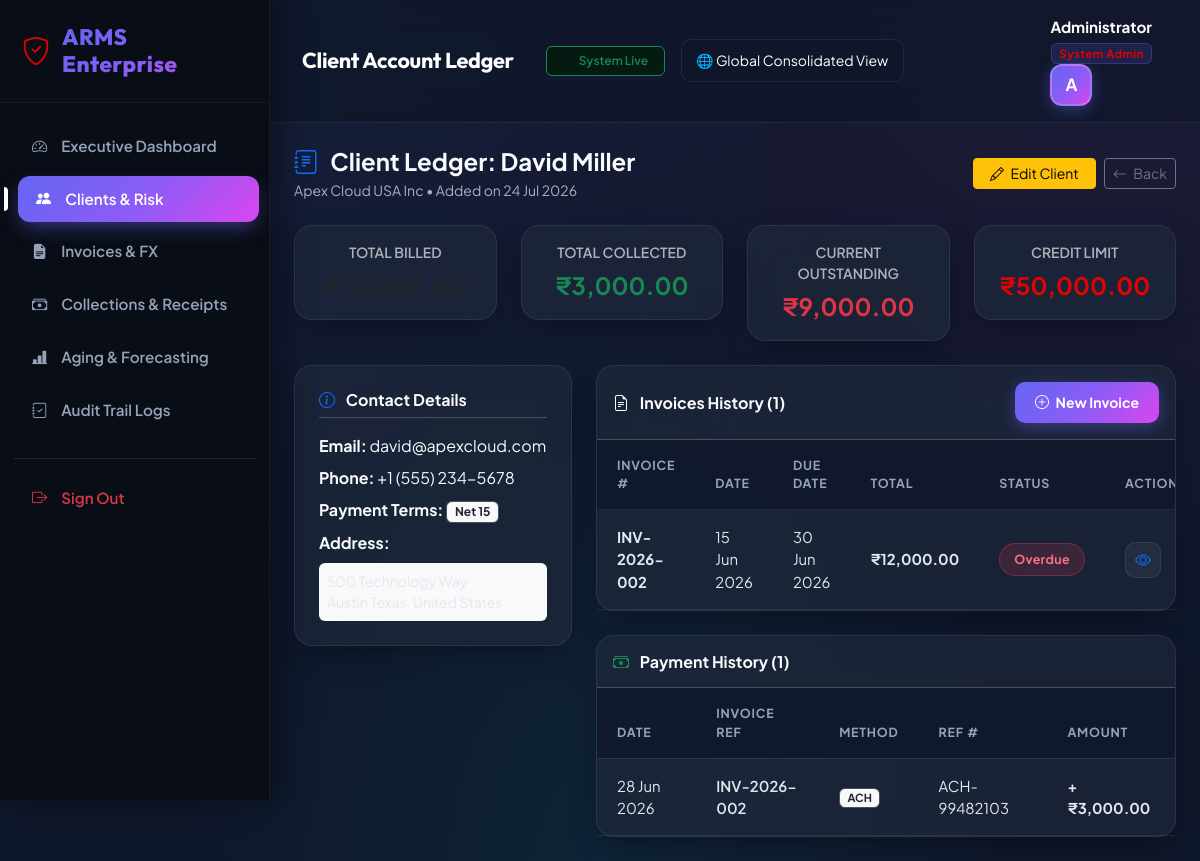
Page /customers/view.php?id=2 (signed in) on the committed database.
### tables this page shows
CREATE TABLE customers (
    customer_id INT AUTO_INCREMENT PRIMARY KEY,
    entity_id INT NOT NULL DEFAULT 1,
    customer_name VARCHAR(100) NOT NULL,
    company_name VARCHAR(150),
    email VARCHAR(100),
    phone VARCHAR(20),
    address TEXT,
    city VARCHAR(100),
    state VARCHAR(100),
    country VARCHAR(100),
    currency_code VARCHAR(10) DEFAULT 'INR',
    credit_limit DECIMAL(12,2) DEFAULT 100000.00,
    payment_terms VARCHAR(50) DEFAULT 'Net 30',
    risk_level ENUM('Low','Medium','High') DEFAULT 'Low',
    credit_hold TINYINT(1) DEFAULT 0,  
    created_at TIMESTAMP DEFAULT CURRENT_TIMESTAMP,
    FOREIGN KEY (entity_id) REFERENCES entities(entity_id) ON DELETE CASCADE
);

CREATE TABLE invoices (
    invoice_id INT AUTO_INCREMENT PRIMARY KEY,
    entity_id INT NOT NULL DEFAULT 1,
    customer_id INT NOT NULL,
    invoice_number VARCHAR(50) UNIQUE NOT NULL,
    invoice_date DATE NOT NULL,
    due_date DATE NOT NULL,
    currency_code VARCHAR(10) DEFAULT 'INR',
    fx_rate DECIMAL(10,4) DEFAULT 1.0000,  
    subtotal DECIMAL(12,2) NOT NULL DEFAULT 0.00,
    tax_amount DECIMAL(12,2) NOT NULL DEFAULT 0.00,
    total_amount DECIMAL(12,2) NOT NULL DEFAULT 0.00,
    paid_amount DECIMAL(12,2) NOT NULL DEFAULT 0.00,
    late_fee DECIMAL(12,2) NOT NULL DEFAULT 0.00,
    status ENUM('Pending','Partially Paid','Paid','Overdue') DEFAULT 'Pending',
    notes TEXT,
    created_at TIMESTAMP DEFAULT CURRENT_TIMESTAMP,
    FOREIGN KEY(entity_id) REFERENCES entities(entity_id) ON DELETE CASCADE,
    FOREIGN KEY(customer_id) REFERENCES customers(customer_id) ON DELETE CASCADE
);

CREATE TABLE payments (
    payment_id INT AUTO_INCREMENT PRIMARY KEY,
    invoice_id INT NOT NULL,
    payment_date DATE NOT NULL,
    amount DECIMAL(12,2) NOT NULL,
    currency_code VARCHAR(10) DEFAULT 'INR',
    fx_rate DECIMAL(10,4) DEFAULT 1.0000,
    payment_method ENUM('Wire Transfer','ACH','Credit Card','UPI','Cheque') DEFAULT 'Wire Transfer',
    reference_no VARCHAR(100),
    remarks TEXT,
    created_at TIMESTAMP DEFAULT CURRENT_TIMESTAMP,
    FOREIGN KEY (invoice_id) REFERENCES invoices(invoice_id) ON DELETE CASCADE
);

### customers/view.php (the view, shortened to what this page needs)
<?php
require_once "../config/database.php";
$id = intval($_GET['id'] ?? 0);
try {
    $stmt = $conn->prepare("SELECT * FROM customers WHERE customer_id = ?");
    $stmt->execute([$id]);
    $customer = $stmt->fetch(PDO::FETCH_ASSOC);
    $inv_stmt = $conn->prepare("
        SELECT * FROM invoices
        WHERE customer_id = ?
        ORDER BY invoice_id DESC
    ");
    $inv_stmt->execute([$id]);
    $invoices = $inv_stmt->fetchAll(PDO::FETCH_ASSOC);
    $pay_stmt = $conn->prepare("
        SELECT p.*, i.invoice_number
        FROM payments p
        JOIN invoices i ON p.invoice_id = i.invoice_id
        WHERE i.customer_id = ?
        ORDER BY p.payment_id DESC
    ");
    $pay_stmt->execute([$id]);
    $payments = $pay_stmt->fetchAll(PDO::FETCH_ASSOC);
    $total_billed = 0;
    $total_paid = 0;
    foreach ($invoices as $inv) {
        $total_billed += $inv['total_amount'];
        $total_paid += $inv['paid_amount'];
    }
    $balance_due = max(0, $total_billed - $total_paid);
} catch (PDOException $e) {
    die("Database Error: " . $e->getMessage());
}
include "../includes/header.php";
include "../includes/sidebar.php";
?>
<div class="content">
    <?php include "../includes/navbar.php"; ?>
    <div class="container-fluid p-4">
        <div class="d-flex justify-content-between align-items-center mb-4">
            <div>
                <h4 class="fw-bold mb-1"><i class="bi bi-journal-text text-primary me-2"></i> Client Ledger: <?= htmlspecialchars($customer['customer_name']) ?></h4>
                <p class="text-muted small mb-0"><?= htmlspecialchars($customer['company_name'] ?: 'Individual Client') ?> &bull; Added on <?= date('d M Y', strtotime($customer['created_at'])) ?></p>
            </div>
            <div class="d-flex gap-2">
                <a href="edit.php?id=<?= $id ?>" class="btn btn-warning btn-sm px-3"><i class="bi bi-pencil me-1"></i> Edit Client</a>
                <a href="index.php" class="btn btn-outline-secondary btn-sm"><i class="bi bi-arrow-left me-1"></i> Back</a>
            </div>
        </div>
        <div class="row g-4 mb-4">
            <div class="col-md-3">
                <div class="card-custom p-3 text-center">
                    <div class="small text-muted fw-semibold">TOTAL BILLED</div>
                    <div class="fs-4 fw-bold text-dark mt-1">₹<?= number_format($total_billed, 2) ?></div>
                </div>
            </div>
            <div class="col-md-3">
                <div class="card-custom p-3 text-center">
                    <div class="small text-muted fw-semibold">TOTAL COLLECTED</div>
                    <div class="fs-4 fw-bold text-success mt-1">₹<?= number_format($total_paid, 2) ?></div>
                </div>
            </div>
            <div class="col-md-3">
                <div class="card-custom p-3 text-center">
                    <div class="small text-muted fw-semibold">CURRENT OUTSTANDING</div>
                    <div class="fs-4 fw-bold <?= $balance_due > 0 ? 'text-danger' : 'text-success' ?> mt-1">₹<?= number_format($balance_due, 2) ?></div>
                </div>
            </div>
            <div class="col-md-3">
                <div class="card-custom p-3 text-center">
                    <div class="small text-muted fw-semibold">CREDIT LIMIT</div>
                    <div class="fs-4 fw-bold text-indigo mt-1">₹<?= number_format($customer['credit_limit'] ?? 50000, 2) ?></div>
                </div>
            </div>
        </div>
        <div class="row g-4">
            <div class="col-lg-4">
                <div class="card-custom p-4">
                    <h6 class="fw-bold border-bottom pb-2 mb-3"><i class="bi bi-info-circle text-primary me-2"></i> Contact Details</h6>
                    <div class="mb-2"><strong>Email:</strong> <?= htmlspecialchars($customer['email'] ?: 'N/A') ?></div>
                    <div class="mb-2"><strong>Phone:</strong> <?= htmlspecialchars($customer['phone'] ?: 'N/A') ?></div>
                    <div class="mb-2"><strong>Payment Terms:</strong> <span class="badge bg-light text-dark border"><?= htmlspecialchars($customer['payment_terms'] ?? 'Net 30') ?></span></div>
                    <div class="mb-2"><strong>Address:</strong></div>
                    <div class="text-muted small bg-light p-2 rounded">
                        <?= nl2br(htmlspecialchars($customer['address'] ?: 'No address specified')) ?><br>
                    </div>
                </div>
            </div>
            <div class="col-lg-8">
                <div class="card-custom">
                    <div class="p-3 border-bottom d-flex justify-content-between align-items-center">
                        <h6 class="fw-bold mb-0"><i class="bi bi-file-earmark-text me-2"></i> Invoices History (<?= count($invoices) ?>)</h6>
                        <a href="../invoices/add.php?customer_id=<?= $id ?>" class="btn btn-primary btn-sm"><i class="bi bi-plus-circle me-1"></i> New Invoice</a>
                    </div>
                    <div class="table-responsive">
                        <table class="table table-custom mb-0">
                            <thead>
                                <tr>
                                    <th>Invoice #</th>
                                    <th>Date</th>
                                    <th>Due Date</th>
                                    <th>Total</th>
                                    <th>Status</th>
                                    <th>Action</th>
                                </tr>
                            </thead>
                            <tbody>
                                <?php if (count($invoices) > 0): ?>
                                    <?php foreach ($invoices as $inv):
                                        $badge_class = 'badge-pending';
                                        if ($inv['status'] === 'Paid') $badge_class = 'badge-paid';
                                        elseif ($inv['status'] === 'Partially Paid') $badge_class = 'badge-partial';
                                        elseif ($inv['status'] === 'Overdue' || ($inv['due_date'] < date('Y-m-d') && $inv['status'] !== 'Paid')) $badge_class = 'badge-overdue';
                                    ?>
                                        <tr>
                                            <td class="fw-bold text-indigo"><?= htmlspecialchars($inv['invoice_number']) ?></td>
                                            <td class="small"><?= date('d M Y', strtotime($inv['invoice_date'])) ?></td>
                                            <td class="small"><?= date('d M Y', strtotime($inv['due_date'])) ?></td>
                                            <td class="fw-bold">₹<?= number_format($inv['total_amount'], 2) ?></td>
                                            <td><span class="badge-status <?= $badge_class ?>"><?= htmlspecialchars($inv['status']) ?></span></td>
                                            <td>
                                                <a href="../invoices/view.php?id=<?= $inv['invoice_id'] ?>" class="btn btn-action btn-light text-primary"><i class="bi bi-eye"></i></a>
                                            </td>
                                        </tr>
                                    <?php endforeach; ?>
                                <?php else: ?>
                                    <tr>
                                        <td colspan="6" class="text-center text-muted py-4">No invoices billed to this client yet.</td>
                                    </tr>
                                <?php endif; ?>
                            </tbody>
                        </table>
                    </div>
                </div>
                <div class="card-custom mt-4">
                    <div class="p-3 border-bottom">
                        <h6 class="fw-bold mb-0"><i class="bi bi-cash-stack text-success me-2"></i> Payment History (<?= count($payments) ?>)</h6>
                    </div>
                    <div class="table-responsive">
                        <table class="table table-custom mb-0">
                            <thead>
                                <tr>
                                    <th>Date</th>
                                    <th>Invoice Ref</th>
                                    <th>Method</th>
                                    <th>Ref #</th>
                                    <th>Amount</th>
                                </tr>
                            </thead>
                            <tbody>
                                <?php if (count($payments) > 0): ?>
                                    <?php foreach ($payments as $p): ?>
                                        <tr>
                                            <td class="small"><?= date('d M Y', strtotime($p['payment_date'])) ?></td>
                                            <td class="fw-semibold text-indigo"><?= htmlspecialchars($p['invoice_number']) ?></td>
                                            <td><span class="badge bg-light text-dark border"><?= htmlspecialchars($p['payment_method']) ?></span></td>
                                            <td class="small"><?= htmlspecialchars($p['reference_no'] ?: 'N/A') ?></td>
                                            <td class="fw-bold text-success">+₹<?= number_format($p['amount'], 2) ?></td>
                                        </tr>
                                    <?php endforeach; ?>
                                <?php else: ?>
                                    <tr>
                                        <td colspan="5" class="text-center text-muted py-4">No payments recorded yet.</td>
                                    </tr>
                                <?php endif; ?>
                            </tbody>
                        </table>
                    </div>
                </div>
            </div>
        </div>
    </div>
</div>
<?php include "../includes/footer.php"; ?>

### assets/css/dashboard.css (style rules this page uses)
:root { --primary: #6366f1; --primary-gradient: linear-gradient(135deg, #6366f1 0%, #8b5cf6 50%, #d946ef 100%); --primary-glow: rgba(99, 102, 241, 0.25); --bg-main: #0f172a; --bg-card: rgba(30, 41, 59, 0.7); --bg-card-hover: rgba(30, 41, 59, 0.9); --border-glass: rgba(255, 255, 255, 0.08); --border-highlight: rgba(99, 102, 241, 0.3); --sidebar-bg: #090d16; --sidebar-border: rgba(255, 255, 255, 0.06); --text-main: #f8fafc; --text-muted: #94a3b8; --text-dark: #e2e8f0; --success: #10b981; --success-bg: rgba(16, 185, 129, 0.12); --warning: #f59e0b; --warning-bg: rgba(245, 158, 11, 0.12); --danger: #f43f5e; --danger-bg: rgba(244, 63, 94, 0.12); --info: #06b6d4; --info-bg: rgba(6, 182, 212, 0.12); --shadow-card: 0 10px 30px -10px rgba(0, 0, 0, 0.5), 0 0 15px rgba(99, 102, 241, 0.05); --shadow-hover: 0 20px 40px -15px rgba(99, 102, 241, 0.25), 0 0 25px rgba(168, 85, 247, 0.15); }
body { font-family: 'Plus Jakarta Sans', 'Outfit', sans-serif; background-color: var(--bg-main); background-image: radial-gradient(at 0% 0%, rgba(99, 102, 241, 0.12) 0px, transparent 50%), radial-gradient(at 100% 0%, rgba(217, 70, 239, 0.08) 0px, transparent 50%), radial-gradient(at 50% 100%, rgba(6, 182, 212, 0.08) 0px, transparent 50%); background-attachment: fixed; color: var(--text-main); margin: 0; padding: 0; min-height: 100vh; }
.content { margin-left: 270px; min-height: 100vh; display: flex; flex-direction: column; }
.card-custom { background: var(--bg-card); backdrop-filter: blur(16px); -webkit-backdrop-filter: blur(16px); border: 1px solid var(--border-glass); border-radius: 18px; box-shadow: var(--shadow-card); transition: all 0.3s cubic-bezier(0.4, 0, 0.2, 1); color: var(--text-main); }
.text-indigo { color: #e00303 !important; }
.badge-status { padding: 6px 14px; font-weight: 700; font-size: 0.78rem; border-radius: 30px; display: inline-flex; align-items: center; gap: 6px; letter-spacing: 0.3px; }
.badge-overdue { background: rgba(244, 63, 94, 0.15); color: #fb7185; border: 1px solid rgba(244, 63, 94, 0.3); }
.table-custom { color: var(--text-main); margin: 0; }
.table-custom th { background: rgba(15, 23, 42, 0.8) !important; color: var(--text-muted) !important; font-weight: 700; font-size: 0.78rem; text-transform: uppercase; letter-spacing: 0.8px; border-bottom: 1px solid var(--border-glass) !important; padding: 16px 20px !important; }
.table-custom td { padding: 16px 20px !important; vertical-align: middle; color: var(--text-dark) !important; border-bottom: 1px solid var(--border-glass) !important; background: transparent !important; font-size: 0.93rem; }
.btn-primary { background: var(--primary-gradient); border: none; border-radius: 10px; font-weight: 700; padding: 10px 20px; box-shadow: 0 4px 15px rgba(99, 102, 241, 0.4); transition: all 0.25s ease; }
.btn-action { width: 36px; height: 36px; padding: 0; display: inline-flex; align-items: center; justify-content: center; border-radius: 10px; background: rgba(255, 255, 255, 0.05); border: 1px solid var(--border-glass); color: var(--text-main); transition: all 0.2s ease; }

### rows in the picture
customers: customer_name "David Miller", company_name "Apex Cloud USA Inc", created_at "24 Jul 2026", credit_limit "50,000.00", email "david@apexcloud.com", phone "+1 (555) 234-5678", payment_terms "Net 15"
invoices: invoice_number "INV-2026-002", invoice_date "15 Jun 2026", due_date "30 Jun 2026", total_amount "12,000.00", status "Overdue"
payments: payment_date "28 Jun 2026", invoice.invoice_number "INV-2026-002", payment_method "ACH", reference_no "ACH-99482103", amount "3,000.00"

### other values in the picture
$page_header "Client Account Ledger"
$user_name "Administrator"
$user_role "System Admin"
$initial "A"
$total_paid "3,000.00"
$balance_due "9,000.00"
count($invoices) "1"
count($payments) "1"
